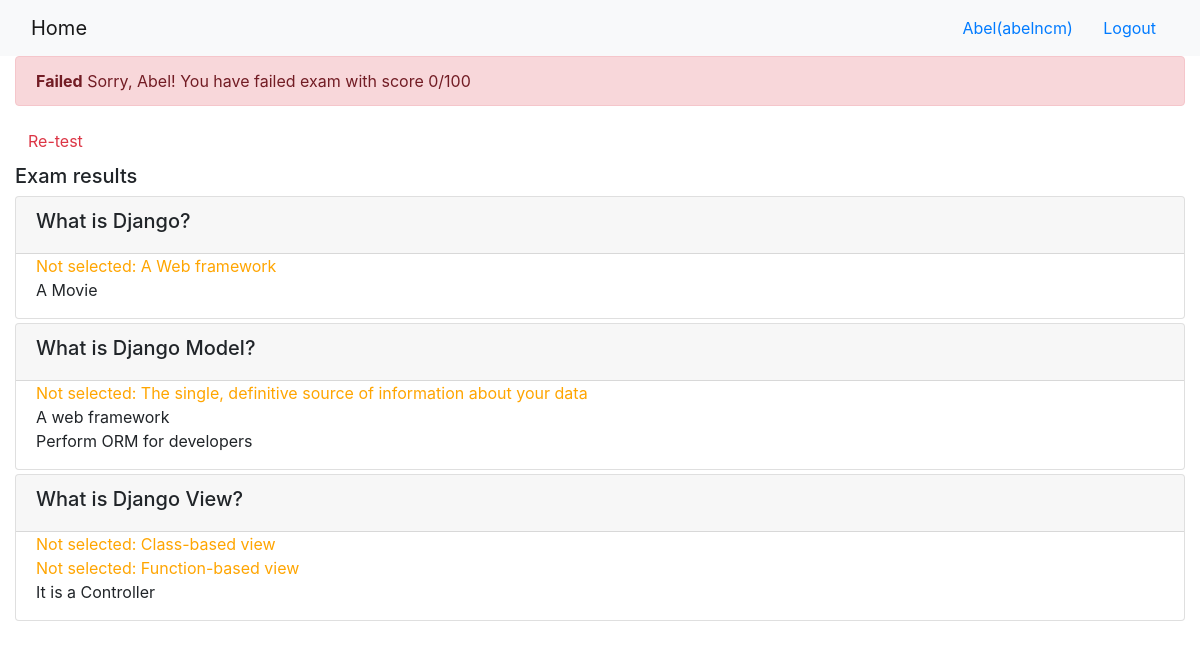
The page /onlinecourse/1/exam/1/result (signed in) on the database its author committed.
### onlinecourse/models.py (models this page shows, shortened)
class Question(models.Model):
    lesson = models.ForeignKey(Lesson, on_delete=models.CASCADE)
    course = models.ForeignKey(Course, on_delete=models.CASCADE)
    question = models.CharField(max_length=300)
    grade_point = models.FloatField()

class Choice(models.Model):
    choice = models.CharField(max_length=255)
    is_correct = models.BooleanField()
    question = models.ForeignKey(Question, on_delete=models.CASCADE)

### onlinecourse/views.py (the view)
# urls.py: path('<int:course_id>/exam/<int:submission_id>/result', views.show_exam_result, name='show_exam_result'),
def show_exam_result(request, course_id, submission_id):
    context = {}
    course = get_object_or_404(Course, pk=course_id)
    submission = get_object_or_404(Submission, pk=submission_id)
    choices = {}
    total_points = 0
    points = 0
    for question in course.question_set.all():
        for choice in question.choice_set.all():
            choices[choice.id]={}
            choices[choice.id][choice]=choice
            choices[choice.id]['is_user_choice']=False
            if choice.is_correct:
                total_points += 1
            for submitted_choice in submission.choices.all():
                if choice.id == submitted_choice.id:
                    choices[choice.id]['is_user_choice']=True
                if choice.id == submitted_choice.id and choice.is_correct:
                    points += 1
    context['course']= course
    context['choices']= choices
    context['grade']= int((points*100)/total_points)
    return render(request, 'onlinecourse/exam_result_bootstrap.html', context)

### myproject/templatetags/custom_filters.py (called while the page is built)
@register.filter
def is_user_choice(dictionary, key):
   return dictionary.get(key).get('is_user_choice')

### onlinecourse/templates/onlinecourse/exam_result_bootstrap.html (shortened to what this page needs)
<!DOCTYPE html>
<html lang="en">
<head>
    {% load static %}
    <link rel="stylesheet" href="https://maxcdn.bootstrapcdn.com/bootstrap/4.5.2/css/bootstrap.min.css">
</head>
<body>
    <nav class="navbar navbar-light bg-light">
        <div class="container-fluid">
            <div class="navbar-header">
                <a class="navbar-brand" href="{% url 'onlinecourse:index' %}">Home</a>
            </div>
            <ul class="nav navbar-nav navbar-right">
                {% if user.is_authenticated %}
                <li>
                    <a class="btn btn-link" href="#">{{ user.first_name }}({{ user.username }})</a>
                    <a class="btn btn-link" href="{% url 'onlinecourse:logout' %}">Logout</a>
                </li>
                {% endif %}
            </ul>
        </div>
    </nav>
    <div class="container-fluid">
        {% if grade > 80 %}
        <div class="alert alert-success">
            <b>Congratulations, {{user.first_name}}</b>! You have passed exam with score {{grade}}/100
        </div>
        {% else %}
        <div class="alert alert-danger">
            <b>Failed</b> Sorry, {{user.first_name}}! You have failed exam with score {{grade}}/100
        </div>
        <a class="btn btn-link text-danger" href="{% url 'onlinecourse:course_details' course.id %}">Re-test</a>
        {% endif %}
        <div class="card-columns-vertical mt-1">
            <h5 class="">Exam results</h5>
            <div id="exam" class="">
                {% load custom_filters %}
                {% for question in course.question_set.all %}
                <div class="card mt-1">
                    <div class="card-header">
                        <h5>{{ question.question}}</h5>
                    </div>
                    <div class="form-group">
                        {% for choice in question.choice_set.all %}
                            {% if not choices|is_user_choice:choice.id and choice.is_correct %}
                            <div class="form-check" style="color: orange">
                                Not selected: {{ choice.choice }}
                            </div>
                            {% elif choices|is_user_choice:choice.id and choice.is_correct %}
                            <div class="form-check" style="color: green">
                                Answer is correct: {{ choice.choice }}
                            </div>
                            {% elif choices|is_user_choice:choice.id and not choice.is_correct %}
                            <div class="form-check" style="color: red">
                                Answer is wrong: {{ choice.choice }}
                            </div>
                            {% else %}
                            <div class="form-check">
                                {{ choice.choice }}
                            </div>
                            {% endif %}
                        {% endfor %}
                    </div>
                </div>
                {% endfor %}
            </div>
        </div>
    </div>
</body>
</html>

### rows shown on the page
Question: question "What is Django?"
Choice: choice "A Web framework"
Choice: choice "A Movie"
Question: question "What is Django Model?"
Choice: choice "The single, definitive source of information about your data"
Choice: choice "A web framework"
Choice: choice "Perform ORM for developers"
Question: question "What is Django View?"
Choice: choice "Class-based view"
Choice: choice "Function-based view"
Choice: choice "It is a Controller"

### other values the page prints
{{ user.first_name }} "Abel"
{{ user.username }} "abelncm"
{{ grade }} "0"
